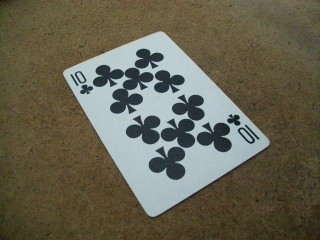
//> input picture Examples/4244OS_03_Code/Geometrical_Transforms/img.jpg, 320 x 240 px, given in place of left12.jpg, which was not available
$ ./thresholding   (built with g++ and OpenCV 4)
//> lines starting //> are read from the running program, lines starting //| are printed output that depends on the picture; after the words box and inside, x2 and y2 are one past the last pixel; in counts of white or black regions, pixels touching at a corner belong together; pictures that were not available may be replaced by others from this repository, and a replacement may not be noted
#include "opencv2/opencv.hpp"
#include <iostream>

using namespace std;
using namespace cv;

Mat src, dst, adaptDst;
int threshold_value, block_size, C;

void thresholding( int, void* )
{
  threshold( src, dst, threshold_value, 255, THRESH_BINARY );

  imshow( "Thresholding", dst );
}

void adaptThreshAndShow()
{
    adaptiveThreshold( src, adaptDst, 255, CV_ADAPTIVE_THRESH_MEAN_C, THRESH_BINARY, block_size, C);
    imshow( "Adaptive Thresholding", adaptDst );
}

void adaptiveThresholding1( int, void* )
{
  static int prev_block_size=block_size;
  if ((block_size%2)==0)    // make sure that block_size is odd
  {
      if (block_size>prev_block_size)  block_size++;
      if (block_size<prev_block_size) block_size--;
  }
  if (block_size<=1) block_size=3;  // check block_size min value

  adaptThreshAndShow();
}

void adaptiveThresholding2( int, void* )
{
    adaptThreshAndShow();
}

int main(int argc, char *argv[])
{
    // Read original image and clone it to contain results
    src = imread("left12.jpg", CV_LOAD_IMAGE_GRAYSCALE );
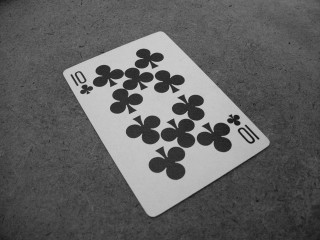
//> src: 240 rows x 320 cols, CV_8UC1; min 15, max 215, mean 97.3
    dst=src.clone();
    adaptDst=src.clone();

    // Create 3 windows
    namedWindow("Source", WINDOW_AUTOSIZE);
    namedWindow("Thresholding", WINDOW_AUTOSIZE);
    namedWindow("Adaptive Thresholding", WINDOW_AUTOSIZE);
    imshow("Source", src);

    // Create trackbars
    threshold_value=127;
    block_size=7;
    C=10;
    createTrackbar( "threshold", "Thresholding", &threshold_value, 255, thresholding );
    createTrackbar( "block_size", "Adaptive Thresholding", &block_size, 25, adaptiveThresholding1 );
    createTrackbar( "C", "Adaptive Thresholding", &C, 255, adaptiveThresholding2 );

    // Perform operations a first time
    thresholding(threshold_value,0);
//> in thresholding, `threshold( src, dst, threshold_value, 255, THRESH_BINARY );`:
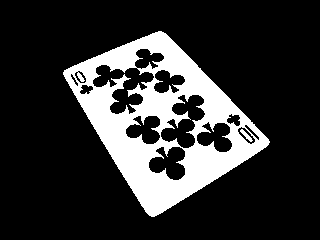
//> dst: 240 rows x 320 cols, CV_8UC1; 19.3% white; 2 white regions, box (x1, y1, x2, y2) and area: (63, 31, 270, 217) 14786, (240, 129, 253, 142) 57
    adaptiveThresholding1(block_size, 0);
//> in adaptThreshAndShow, `adaptiveThreshold( src, adaptDst, 255, CV_ADAPTIVE_THRESH_MEAN_C, THRE..`:
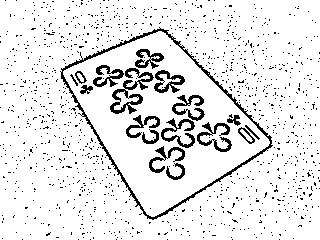
//> adaptDst: 240 rows x 320 cols, CV_8UC1; 90.5% white; black in thin lines or dots
    adaptiveThresholding2(C, 0);

    // Position windows on screen
    moveWindow("Source", 0,0);
    moveWindow("Thresholding", src.cols,0);
    moveWindow("Adaptive Thresholding", 2*src.cols,0);

    cout << "Press any key to exit...\n";
    waitKey(); // Wait for key press
    return 0;
}
